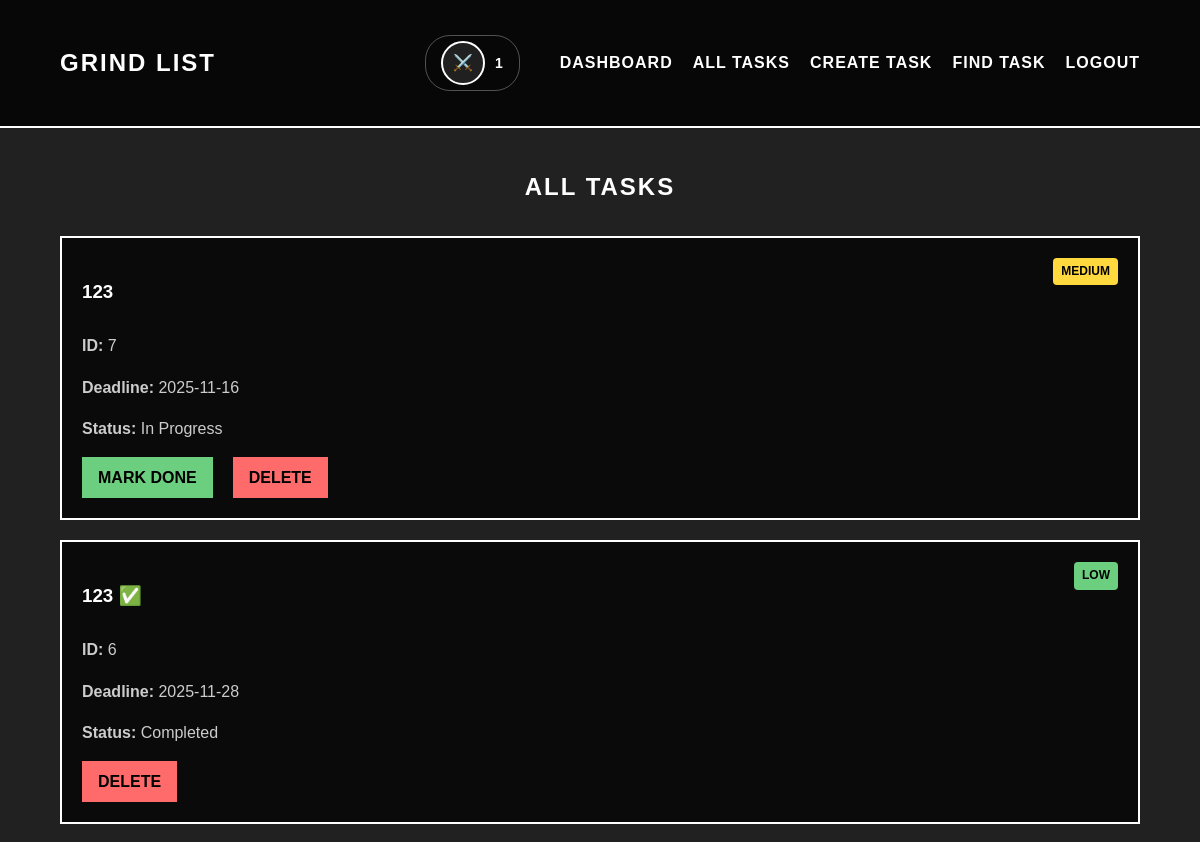
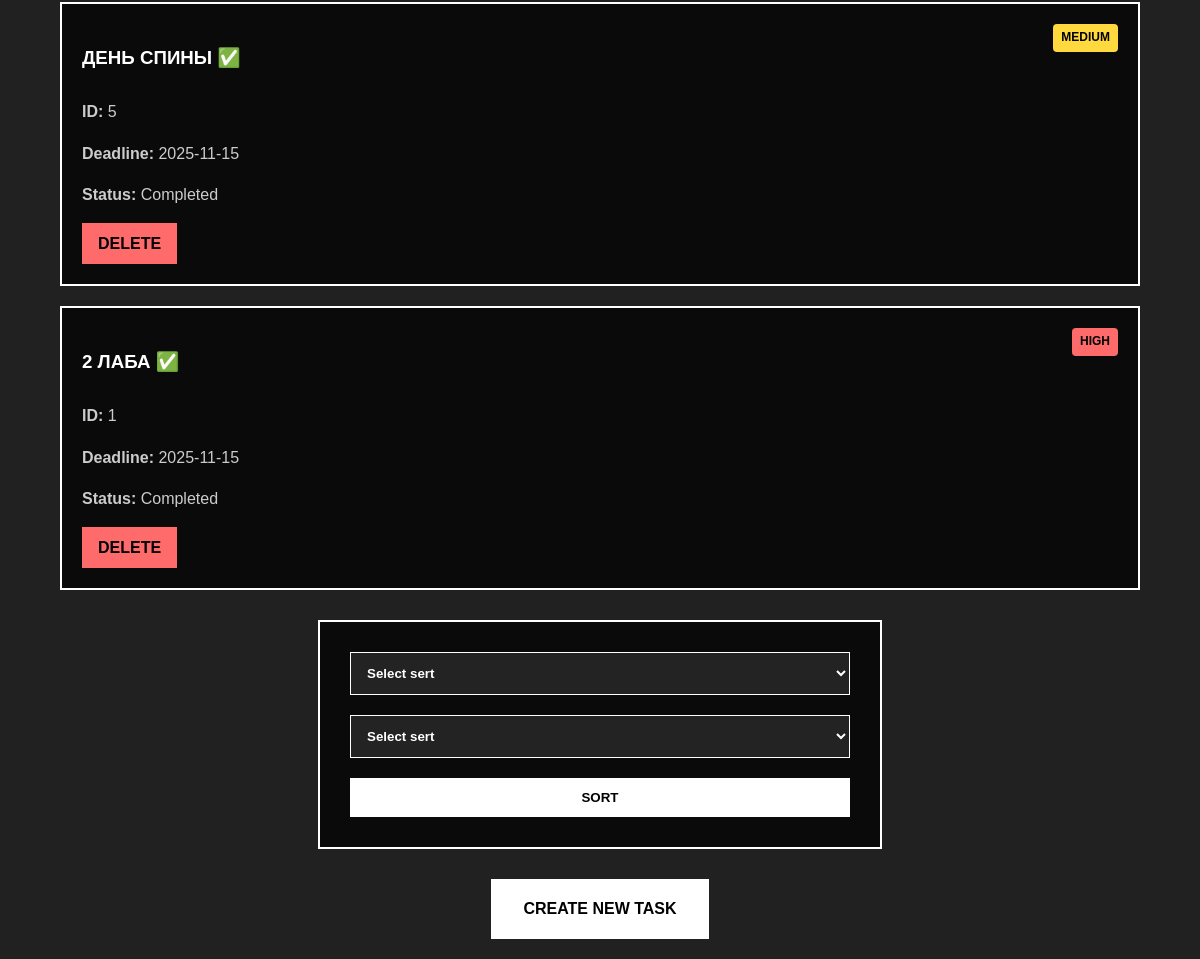
The page /task/tasks (signed in) on the database its author committed (2 pictures, top to bottom).
### app/models/task.py (models this page shows, shortened)
class Task(db.Model):
    id = db.Column(db.Integer, primary_key=True)
    title = db.Column(db.String(200), nullable=False)
    priority = db.Column(db.String(10), nullable=False)
    deadline = db.Column(db.DateTime, default=datetime.now)
    is_done = db.Column(db.Boolean, default=False)
    user_id = db.Column(db.Integer, db.ForeignKey('user.id'), nullable=False)

### app/routes/task.py (the view, shortened to what this page needs)
@task.route('/tasks', methods=['GET', 'POST'])
def tasks_page():
    if 'user_id' not in session:
        flash('Сначала войдите в систему', 'error')
        return redirect(url_for('main.home'))
    if request.method == 'POST':
        sort_by = request.form.get('sort_by').lower()
        test = request.form.get('test').lower()
    else:
        sort_by = 'newest'
        test = 'desc'
    query = Task.query.filter_by(user_id=session['user_id'])
    print(f"'{test}'")
    if test=='desc':
        if sort_by == 'priority':
            priority_order = case(
                (Task.priority == 'high', 1),
                (Task.priority == 'medium', 2),
                (Task.priority == 'low', 3),
            )
            tasks = query.order_by(priority_order, Task.id.desc()).all()
        elif sort_by == 'deadline':
            tasks = query.order_by(Task.deadline.asc().nulls_last(), Task.id.desc()).all()
        elif sort_by == 'status':
            tasks = query.order_by(Task.is_done.asc(), Task.id.desc()).all()
        else:
            tasks = query.order_by(Task.id.desc()).all()
        return render_template('main/tasks.html', tasks=tasks, current_sort=sort_by)

### app/templates/main/tasks.html (shortened to what this page needs)
{% extends "main/base_dashboard.html" %}
{% block content %}
<section class="tasks-section">
    <h1 style="color: #fff; text-align: center; text-transform: uppercase; letter-spacing: 2px; margin-bottom: 30px;">
        ALL TASKS
    </h1>
    <div class="task-list">
        {% if tasks %}
            {% for task in tasks %}
                <div class="task-card">
                    <div style="display: flex; justify-content: space-between; align-items: start;">
                        <h3>{{ task.title }}{% if task.is_done %} ✅{% endif %}</h3>
                        <span class="priority-badge {{ task.priority }}">{{ task.priority.upper() }}</span>
                    </div>
                    <p><strong>ID:</strong> {{ task.id }}</p>
                    <p><strong>Deadline:</strong> {{ task.deadline.strftime('%Y-%m-%d') if task.deadline else 'Not set' }}</p>
                    <p><strong>Status:</strong> {% if task.is_done %}Completed{% else %}In Progress{% endif %}</p>
                    <div class="task-actions">
                        {% if not task.is_done %}
                            <a href="{{ url_for('task.mark_task_done_page', task_id=task.id) }}" class="task-btn done-btn">Mark Done</a>
                        {% endif %}
                        <a href="{{ url_for('task.delete_task_page', task_id=task.id) }}" class="task-btn delete-btn" onclick="return confirm('Are you sure you want to delete this task?')">Delete</a>
                    </div>
                </div>
            {% endfor %}
        {% else %}
            <p style="color: #fff; text-align: center;">No tasks found. Create your first task!</p>
        {% endif %}
    </div>
    <form class="task-form" method="POST" action="{{ url_for('task.tasks_page') }}">
        <select name="sort_by" required>
            <option value="">Select sert</option>
        </select>
        <select name="test" selected="Acs">
            <option value="">Select sert</option>
        </select>
        <button type="submit">Sort</button>
    </form>
    <div style="text-align: center; margin-top: 30px;">
        <a href="{{ url_for('task.create_task_page') }}" class="create-btn">Create New Task</a>
        </div>
</section>
{% endblock %}

### app/static/style.css (style rules this page uses)
body { font-family: 'Arial Black', 'Arial', sans-serif; line-height: 1.6; color: #000; margin: 0; padding: 0; background-color: rgba(0, 0, 0, 0.87); background-size: cover; background-attachment: fixed; min-height: 100vh; }
.task-list { display: grid; gap: 20px; margin-top: 30px; }
.task-card { background: rgba(0,0,0,0.7); border: 2px solid #fff; padding: 20px; color: #fff; transition: all 0.3s ease; }
.task-card h3 { margin-bottom: 10px; text-transform: uppercase; color: #fff; }
.task-card p { color: #ccc; margin-bottom: 15px; }
.task-btn { background: #fff; color: #000; border: none; padding: 10px 20px; cursor: pointer; font-weight: bold; text-transform: uppercase; transition: all 0.3s; margin-right: 10px; }
.create-btn { display: inline-block; background: #fff; color: #000; padding: 15px 30px; text-decoration: none; font-weight: bold; text-transform: uppercase; transition: all 0.3s; border: 2px solid #fff; }
.task-form, .search-form { max-width: 500px; margin: 30px auto; background: rgba(0,0,0,0.7); padding: 30px; border: 2px solid #fff; }
.task-form input, .task-form select, .task-form textarea, .search-form input { width: 100%; padding: 12px; margin-bottom: 20px; border: 1px solid #fff; background: rgba(255,255,255,0.1); color: #fff; font-weight: bold; transition: all 0.3s ease; }
.task-form button, .search-form button { width: 100%; padding: 12px; background: #fff; color: #000; border: none; font-weight: bold; text-transform: uppercase; cursor: pointer; transition: all 0.3s; }
.priority-badge { padding: 4px 8px; border-radius: 4px; font-size: 12px; font-weight: bold; text-transform: uppercase; }
.priority-badge.high { background: #ff6b6b; color: #000; }
.priority-badge.medium { background: #ffd93d; color: #000; }
.priority-badge.low { background: #6bcf7f; color: #000; }
.task-actions { display: flex; gap: 10px; margin-top: 15px; flex-wrap: wrap; }
.done-btn { background: #6bcf7f !important; text-decoration: none; padding: 8px 16px; }
.delete-btn { background: #ff6b6b !important; text-decoration: none; padding: 8px 16px; }

### rows shown on the page
Task: title "123", priority "MEDIUM", id "7", deadline "2025-11-16", is_done "In Progress"
Task: title "123", priority "LOW", id "6", deadline "2025-11-28", is_done "Completed"
Task: title "ДЕНЬ СПИНЫ", priority "MEDIUM", id "5", deadline "2025-11-15", is_done "Completed"
Task: title "2 ЛАБА", priority "HIGH", id "1", deadline "2025-11-15", is_done "Completed"

### other values the page prints
{{ session.username }} "1"
